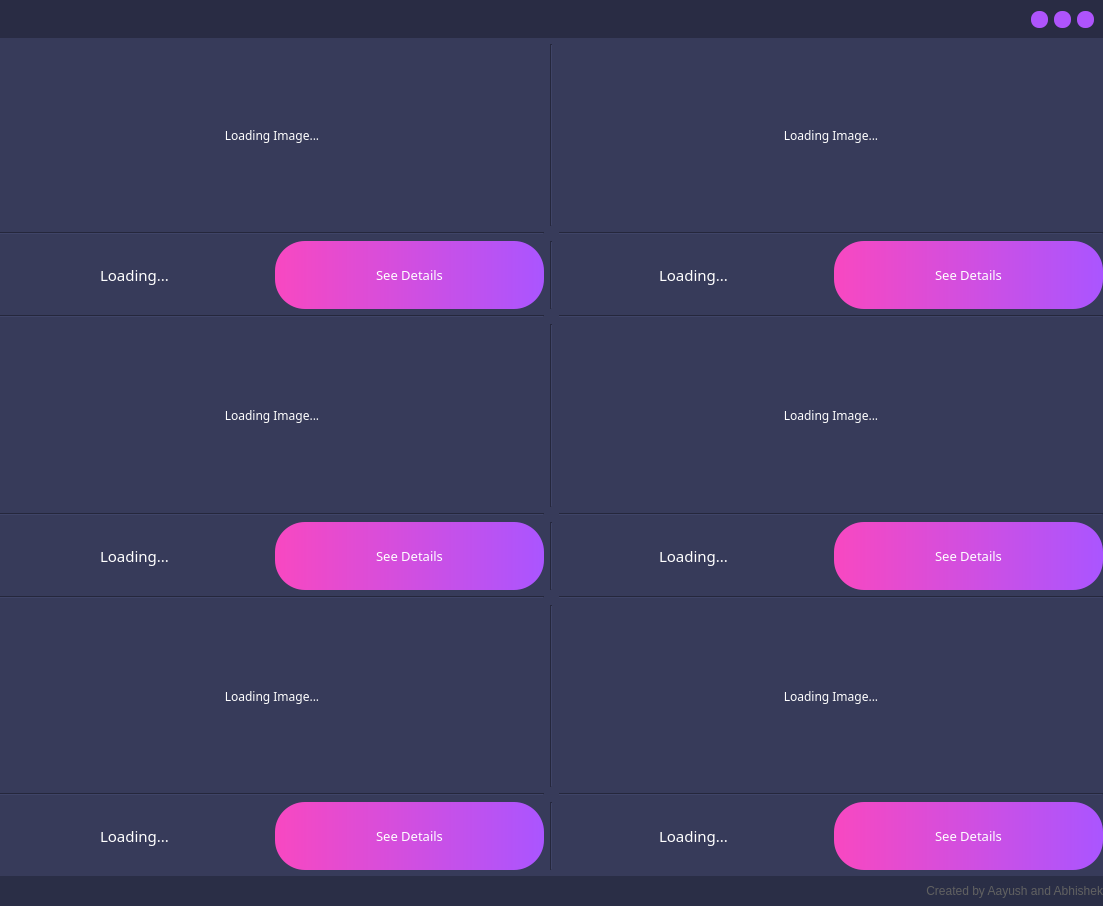
<?xml version="1.0" encoding="UTF-8"?>
<ui version="4.0">
 <class>MainWindow</class>
 <widget class="QMainWindow" name="MainWindow">
  <property name="geometry">
   <rect>
    <x>0</x>
    <y>0</y>
    <width>1103</width>
    <height>906</height>
   </rect>
  </property>
  <property name="minimumSize">
   <size>
    <width>1103</width>
    <height>900</height>
   </size>
  </property>
  <property name="maximumSize">
   <size>
    <width>1103</width>
    <height>987</height>
   </size>
  </property>
  <property name="windowTitle">
   <string>MainWindow</string>
  </property>
  <property name="toolTipDuration">
   <number>-50</number>
  </property>
  <property name="styleSheet">
   <string notr="true">QMainWindow{
	border-radius:0px;
	padding:10 px;

}</string>
  </property>
  <widget class="QWidget" name="centralwidget">
   <property name="styleSheet">
    <string notr="true">background-color: rgb(55, 59, 90);</string>
   </property>
   <layout class="QGridLayout" name="gridLayout">
    <property name="leftMargin">
     <number>0</number>
    </property>
    <property name="topMargin">
     <number>0</number>
    </property>
    <property name="rightMargin">
     <number>0</number>
    </property>
    <property name="bottomMargin">
     <number>0</number>
    </property>
    <item row="3" column="0">
     <widget class="Line" name="line_5">
      <property name="font">
       <font>
        <family>Oswald</family>
       </font>
      </property>
      <property name="orientation">
       <enum>Qt::Horizontal</enum>
      </property>
     </widget>
    </item>
    <item row="11" column="2">
     <widget class="Line" name="line_2">
      <property name="font">
       <font>
        <family>Oswald</family>
       </font>
      </property>
      <property name="orientation">
       <enum>Qt::Horizontal</enum>
      </property>
     </widget>
    </item>
    <item row="10" column="0">
     <widget class="QLabel" name="image5">
      <property name="font">
       <font>
        <family>Oswald</family>
       </font>
      </property>
      <property name="styleSheet">
       <string notr="true">border-radius: 30;
padding:25px;
color: white;</string>
      </property>
      <property name="text">
       <string>Loading Image...</string>
      </property>
      <property name="alignment">
       <set>Qt::AlignCenter</set>
      </property>
     </widget>
    </item>
    <item row="13" column="0" colspan="3">
     <widget class="QLabel" name="label_2">
      <property name="minimumSize">
       <size>
        <width>0</width>
        <height>30</height>
       </size>
      </property>
      <property name="maximumSize">
       <size>
        <width>16777215</width>
        <height>30</height>
       </size>
      </property>
      <property name="layoutDirection">
       <enum>Qt::LeftToRight</enum>
      </property>
      <property name="styleSheet">
       <string notr="true">background-color: rgb(41, 44, 68);
background-color: rgb(42, 46, 70);
color: rgb(97, 97, 97);</string>
      </property>
      <property name="text">
       <string>Created by Aayush and Abhishek</string>
      </property>
      <property name="alignment">
       <set>Qt::AlignRight|Qt::AlignTrailing|Qt::AlignVCenter</set>
      </property>
     </widget>
    </item>
    <item row="5" column="0">
     <widget class="Line" name="line_7">
      <property name="font">
       <font>
        <family>Oswald</family>
       </font>
      </property>
      <property name="orientation">
       <enum>Qt::Horizontal</enum>
      </property>
     </widget>
    </item>
    <item row="10" column="2">
     <widget class="QLabel" name="image6">
      <property name="minimumSize">
       <size>
        <width>0</width>
        <height>163</height>
       </size>
      </property>
      <property name="font">
       <font>
        <family>Oswald</family>
       </font>
      </property>
      <property name="styleSheet">
       <string notr="true">border-radius: 30;
padding:25px;
color: white;</string>
      </property>
      <property name="text">
       <string>Loading Image...</string>
      </property>
      <property name="alignment">
       <set>Qt::AlignCenter</set>
      </property>
     </widget>
    </item>
    <item row="2" column="0">
     <widget class="QLabel" name="image1">
      <property name="font">
       <font>
        <family>Oswald</family>
       </font>
      </property>
      <property name="styleSheet">
       <string notr="true">border-radius: 30;
padding:25px;
color: white;</string>
      </property>
      <property name="lineWidth">
       <number>1</number>
      </property>
      <property name="text">
       <string>Loading Image...</string>
      </property>
      <property name="alignment">
       <set>Qt::AlignCenter</set>
      </property>
     </widget>
    </item>
    <item row="7" column="2">
     <widget class="Line" name="line_4">
      <property name="font">
       <font>
        <family>Oswald</family>
       </font>
      </property>
      <property name="orientation">
       <enum>Qt::Horizontal</enum>
      </property>
     </widget>
    </item>
    <item row="2" column="2">
     <widget class="QLabel" name="image2">
      <property name="minimumSize">
       <size>
        <width>0</width>
        <height>163</height>
       </size>
      </property>
      <property name="font">
       <font>
        <family>Oswald</family>
       </font>
      </property>
      <property name="styleSheet">
       <string notr="true">border-radius: 30;
padding:25px;
color: white;</string>
      </property>
      <property name="text">
       <string>Loading Image...</string>
      </property>
      <property name="alignment">
       <set>Qt::AlignCenter</set>
      </property>
     </widget>
    </item>
    <item row="6" column="0">
     <widget class="QLabel" name="image3">
      <property name="font">
       <font>
        <family>Oswald</family>
       </font>
      </property>
      <property name="styleSheet">
       <string notr="true">border-radius: 30;
padding:25px;
color: white;</string>
      </property>
      <property name="text">
       <string>Loading Image...</string>
      </property>
      <property name="alignment">
       <set>Qt::AlignCenter</set>
      </property>
     </widget>
    </item>
    <item row="5" column="2">
     <widget class="Line" name="line_8">
      <property name="font">
       <font>
        <family>Oswald</family>
       </font>
      </property>
      <property name="orientation">
       <enum>Qt::Horizontal</enum>
      </property>
     </widget>
    </item>
    <item row="4" column="2">
     <layout class="QHBoxLayout" name="horizontalLayout_4">
      <item>
       <widget class="QLabel" name="lname2">
        <property name="font">
         <font>
          <family>Oswald</family>
          <pointsize>11</pointsize>
         </font>
        </property>
        <property name="styleSheet">
         <string notr="true">color: white;</string>
        </property>
        <property name="text">
         <string>Loading...</string>
        </property>
        <property name="alignment">
         <set>Qt::AlignCenter</set>
        </property>
       </widget>
      </item>
      <item>
       <widget class="QPushButton" name="name2">
        <property name="font">
         <font>
          <family>Oswald</family>
          <pointsize>10</pointsize>
         </font>
        </property>
        <property name="styleSheet">
         <string notr="true">QPushButton {
color:white;
padding:25px;

border-radius:30;
background-color:qlineargradient(spread:repeat, x1:0, y1:0.511, x2:1, y2:0.511, stop:0 rgba(248, 72, 193, 255), stop:1 rgba(170, 85, 255, 255))
}
QPushButton:pressed {
    background-color: qlineargradient(spread:repeat, x1:0, y1:0.511, x2:1, y2:0.511, stop:0 rgba(194, 56, 153, 255), stop:1 rgba(133, 66, 200, 255));
}
QPushButton:disabled{
background-color:grey;
}</string>
        </property>
        <property name="text">
         <string>See Details</string>
        </property>
       </widget>
      </item>
     </layout>
    </item>
    <item row="12" column="2">
     <layout class="QHBoxLayout" name="horizontalLayout_6">
      <item>
       <widget class="QLabel" name="lname6">
        <property name="font">
         <font>
          <family>Oswald</family>
          <pointsize>11</pointsize>
         </font>
        </property>
        <property name="styleSheet">
         <string notr="true">color: white;</string>
        </property>
        <property name="text">
         <string>Loading...</string>
        </property>
        <property name="alignment">
         <set>Qt::AlignCenter</set>
        </property>
       </widget>
      </item>
      <item>
       <widget class="QPushButton" name="name6">
        <property name="font">
         <font>
          <family>Oswald</family>
          <pointsize>10</pointsize>
         </font>
        </property>
        <property name="styleSheet">
         <string notr="true">QPushButton {
color:white;
padding:25px;

border-radius:30;
background-color:qlineargradient(spread:repeat, x1:0, y1:0.511, x2:1, y2:0.511, stop:0 rgba(248, 72, 193, 255), stop:1 rgba(170, 85, 255, 255))
}
QPushButton:pressed {
    background-color: qlineargradient(spread:repeat, x1:0, y1:0.511, x2:1, y2:0.511, stop:0 rgba(194, 56, 153, 255), stop:1 rgba(133, 66, 200, 255));
}
QPushButton:disabled{
background-color:grey;
}</string>
        </property>
        <property name="text">
         <string>See Details</string>
        </property>
       </widget>
      </item>
     </layout>
    </item>
    <item row="4" column="0">
     <layout class="QHBoxLayout" name="horizontalLayout_3">
      <item>
       <widget class="QLabel" name="lname1">
        <property name="font">
         <font>
          <family>Oswald</family>
          <pointsize>11</pointsize>
         </font>
        </property>
        <property name="styleSheet">
         <string notr="true">color: white;</string>
        </property>
        <property name="text">
         <string>Loading...</string>
        </property>
        <property name="alignment">
         <set>Qt::AlignCenter</set>
        </property>
       </widget>
      </item>
      <item>
       <widget class="QPushButton" name="name1">
        <property name="font">
         <font>
          <family>Oswald</family>
          <pointsize>10</pointsize>
         </font>
        </property>
        <property name="styleSheet">
         <string notr="true">QPushButton {
color:white;
padding:25px;

border-radius:30;
background-color:qlineargradient(spread:repeat, x1:0, y1:0.511, x2:1, y2:0.511, stop:0 rgba(248, 72, 193, 255), stop:1 rgba(170, 85, 255, 255))
}
QPushButton:pressed {
    background-color: qlineargradient(spread:repeat, x1:0, y1:0.511, x2:1, y2:0.511, stop:0 rgba(194, 56, 153, 255), stop:1 rgba(133, 66, 200, 255));
}
QPushButton:disabled{
background-color:grey;
}</string>
        </property>
        <property name="text">
         <string>See Details</string>
        </property>
       </widget>
      </item>
     </layout>
    </item>
    <item row="12" column="0">
     <layout class="QHBoxLayout" name="horizontalLayout_8">
      <item>
       <widget class="QLabel" name="lname5">
        <property name="font">
         <font>
          <family>Oswald</family>
          <pointsize>11</pointsize>
         </font>
        </property>
        <property name="styleSheet">
         <string notr="true">color: white;</string>
        </property>
        <property name="text">
         <string>Loading...</string>
        </property>
        <property name="alignment">
         <set>Qt::AlignCenter</set>
        </property>
       </widget>
      </item>
      <item>
       <widget class="QPushButton" name="name5">
        <property name="font">
         <font>
          <family>Oswald</family>
          <pointsize>10</pointsize>
         </font>
        </property>
        <property name="styleSheet">
         <string notr="true">QPushButton {
color:white;
padding:25px;

border-radius:30;
background-color:qlineargradient(spread:repeat, x1:0, y1:0.511, x2:1, y2:0.511, stop:0 rgba(248, 72, 193, 255), stop:1 rgba(170, 85, 255, 255))
}
QPushButton:pressed {
    background-color: qlineargradient(spread:repeat, x1:0, y1:0.511, x2:1, y2:0.511, stop:0 rgba(194, 56, 153, 255), stop:1 rgba(133, 66, 200, 255));
}
QPushButton:disabled{
background-color:grey;
}</string>
        </property>
        <property name="text">
         <string>See Details</string>
        </property>
       </widget>
      </item>
     </layout>
    </item>
    <item row="9" column="0">
     <widget class="Line" name="line_9">
      <property name="font">
       <font>
        <family>Oswald</family>
       </font>
      </property>
      <property name="orientation">
       <enum>Qt::Horizontal</enum>
      </property>
     </widget>
    </item>
    <item row="11" column="0">
     <widget class="Line" name="line">
      <property name="font">
       <font>
        <family>Oswald</family>
       </font>
      </property>
      <property name="orientation">
       <enum>Qt::Horizontal</enum>
      </property>
     </widget>
    </item>
    <item row="8" column="0">
     <layout class="QHBoxLayout" name="horizontalLayout_9">
      <item>
       <widget class="QLabel" name="lname3">
        <property name="font">
         <font>
          <family>Oswald</family>
          <pointsize>11</pointsize>
         </font>
        </property>
        <property name="styleSheet">
         <string notr="true">color: white;</string>
        </property>
        <property name="text">
         <string>Loading...</string>
        </property>
        <property name="alignment">
         <set>Qt::AlignCenter</set>
        </property>
       </widget>
      </item>
      <item>
       <widget class="QPushButton" name="name3">
        <property name="font">
         <font>
          <family>Oswald</family>
          <pointsize>10</pointsize>
         </font>
        </property>
        <property name="styleSheet">
         <string notr="true">QPushButton {
color:white;
padding:25px;

border-radius:30;
background-color:qlineargradient(spread:repeat, x1:0, y1:0.511, x2:1, y2:0.511, stop:0 rgba(248, 72, 193, 255), stop:1 rgba(170, 85, 255, 255))
}
QPushButton:pressed {
    background-color: qlineargradient(spread:repeat, x1:0, y1:0.511, x2:1, y2:0.511, stop:0 rgba(194, 56, 153, 255), stop:1 rgba(133, 66, 200, 255));
}
QPushButton:disabled{
background-color:grey;
}</string>
        </property>
        <property name="text">
         <string>See Details</string>
        </property>
       </widget>
      </item>
     </layout>
    </item>
    <item row="3" column="2">
     <widget class="Line" name="line_6">
      <property name="font">
       <font>
        <family>Oswald</family>
       </font>
      </property>
      <property name="orientation">
       <enum>Qt::Horizontal</enum>
      </property>
     </widget>
    </item>
    <item row="7" column="0">
     <widget class="Line" name="line_3">
      <property name="font">
       <font>
        <family>Oswald</family>
       </font>
      </property>
      <property name="orientation">
       <enum>Qt::Horizontal</enum>
      </property>
     </widget>
    </item>
    <item row="6" column="2">
     <widget class="QLabel" name="image4">
      <property name="minimumSize">
       <size>
        <width>0</width>
        <height>163</height>
       </size>
      </property>
      <property name="font">
       <font>
        <family>Oswald</family>
       </font>
      </property>
      <property name="styleSheet">
       <string notr="true">border-radius: 30;
padding:25px;
color: white;</string>
      </property>
      <property name="text">
       <string>Loading Image...</string>
      </property>
      <property name="alignment">
       <set>Qt::AlignCenter</set>
      </property>
     </widget>
    </item>
    <item row="9" column="2">
     <widget class="Line" name="line_10">
      <property name="font">
       <font>
        <family>Oswald</family>
       </font>
      </property>
      <property name="orientation">
       <enum>Qt::Horizontal</enum>
      </property>
     </widget>
    </item>
    <item row="1" column="0" colspan="3">
     <widget class="QWidget" name="titleBarFrame" native="true">
      <property name="maximumSize">
       <size>
        <width>16777215</width>
        <height>38</height>
       </size>
      </property>
      <property name="styleSheet">
       <string notr="true">background-color: rgb(41, 44, 68);
</string>
      </property>
      <layout class="QHBoxLayout" name="horizontalLayout">
       <property name="leftMargin">
        <number>0</number>
       </property>
       <property name="topMargin">
        <number>11</number>
       </property>
       <item>
        <widget class="QLabel" name="label">
         <property name="styleSheet">
          <string notr="true">border: 0px;</string>
         </property>
         <property name="text">
          <string/>
         </property>
        </widget>
       </item>
       <item>
        <widget class="QPushButton" name="minimizeButton">
         <property name="minimumSize">
          <size>
           <width>15</width>
           <height>15</height>
          </size>
         </property>
         <property name="maximumSize">
          <size>
           <width>17</width>
           <height>17</height>
          </size>
         </property>
         <property name="toolTip">
          <string>Minimize</string>
         </property>
         <property name="styleSheet">
          <string notr="true">QPushButton
{
	border:none;
	border-radius:8px;
	background-color: rgb(174, 84, 252);
}
QPushButton:hover
{
	background-color: rgba(174, 84, 252,150);
}
</string>
         </property>
         <property name="text">
          <string/>
         </property>
        </widget>
       </item>
       <item>
        <widget class="QPushButton" name="maximizeButton">
         <property name="minimumSize">
          <size>
           <width>15</width>
           <height>15</height>
          </size>
         </property>
         <property name="maximumSize">
          <size>
           <width>17</width>
           <height>17</height>
          </size>
         </property>
         <property name="toolTip">
          <string>Maximize</string>
         </property>
         <property name="styleSheet">
          <string notr="true">QPushButton
{
	border:none;
	border-radius:8px;
	background-color: rgb(174, 84, 252);
}
QPushButton:hover
{
	background-color: rgba(174, 84, 252,150);
}
</string>
         </property>
         <property name="text">
          <string/>
         </property>
        </widget>
       </item>
       <item>
        <widget class="QPushButton" name="closeButton">
         <property name="minimumSize">
          <size>
           <width>15</width>
           <height>15</height>
          </size>
         </property>
         <property name="maximumSize">
          <size>
           <width>17</width>
           <height>17</height>
          </size>
         </property>
         <property name="toolTip">
          <string>Close</string>
         </property>
         <property name="whatsThis">
          <string>Close</string>
         </property>
         <property name="styleSheet">
          <string notr="true">QPushButton
{
	border:none;
	border-radius:8px;
	background-color: rgb(174, 84, 252);
}
QPushButton:hover
{
	background-color: rgba(174, 84, 252,150);
}
</string>
         </property>
         <property name="text">
          <string/>
         </property>
        </widget>
       </item>
      </layout>
     </widget>
    </item>
    <item row="6" column="1">
     <widget class="Line" name="line_12">
      <property name="font">
       <font>
        <family>Oswald</family>
       </font>
      </property>
      <property name="orientation">
       <enum>Qt::Vertical</enum>
      </property>
     </widget>
    </item>
    <item row="8" column="2">
     <layout class="QHBoxLayout" name="horizontalLayout_5">
      <item>
       <widget class="QLabel" name="lname4">
        <property name="font">
         <font>
          <family>Oswald</family>
          <pointsize>11</pointsize>
         </font>
        </property>
        <property name="styleSheet">
         <string notr="true">color: white;</string>
        </property>
        <property name="text">
         <string>Loading...</string>
        </property>
        <property name="alignment">
         <set>Qt::AlignCenter</set>
        </property>
       </widget>
      </item>
      <item>
       <widget class="QPushButton" name="name4">
        <property name="font">
         <font>
          <family>Oswald</family>
          <pointsize>10</pointsize>
         </font>
        </property>
        <property name="styleSheet">
         <string notr="true">QPushButton {
color:white;
padding:25px;

border-radius:30;
background-color:qlineargradient(spread:repeat, x1:0, y1:0.511, x2:1, y2:0.511, stop:0 rgba(248, 72, 193, 255), stop:1 rgba(170, 85, 255, 255))
}
QPushButton:pressed {
    background-color: qlineargradient(spread:repeat, x1:0, y1:0.511, x2:1, y2:0.511, stop:0 rgba(194, 56, 153, 255), stop:1 rgba(133, 66, 200, 255));
}
QPushButton:disabled{
background-color:grey;
}</string>
        </property>
        <property name="text">
         <string>See Details</string>
        </property>
       </widget>
      </item>
     </layout>
    </item>
    <item row="2" column="1">
     <widget class="Line" name="line_11">
      <property name="font">
       <font>
        <family>Oswald</family>
       </font>
      </property>
      <property name="orientation">
       <enum>Qt::Vertical</enum>
      </property>
     </widget>
    </item>
    <item row="10" column="1">
     <widget class="Line" name="line_13">
      <property name="font">
       <font>
        <family>Oswald</family>
       </font>
      </property>
      <property name="orientation">
       <enum>Qt::Vertical</enum>
      </property>
     </widget>
    </item>
    <item row="8" column="1">
     <widget class="Line" name="line_14">
      <property name="font">
       <font>
        <family>Oswald</family>
       </font>
      </property>
      <property name="orientation">
       <enum>Qt::Vertical</enum>
      </property>
     </widget>
    </item>
    <item row="4" column="1">
     <widget class="Line" name="line_15">
      <property name="font">
       <font>
        <family>Oswald</family>
       </font>
      </property>
      <property name="orientation">
       <enum>Qt::Vertical</enum>
      </property>
     </widget>
    </item>
    <item row="12" column="1">
     <widget class="Line" name="line_16">
      <property name="font">
       <font>
        <family>Oswald</family>
       </font>
      </property>
      <property name="orientation">
       <enum>Qt::Vertical</enum>
      </property>
     </widget>
    </item>
   </layout>
  </widget>
 </widget>
 <resources/>
 <connections/>
</ui>
